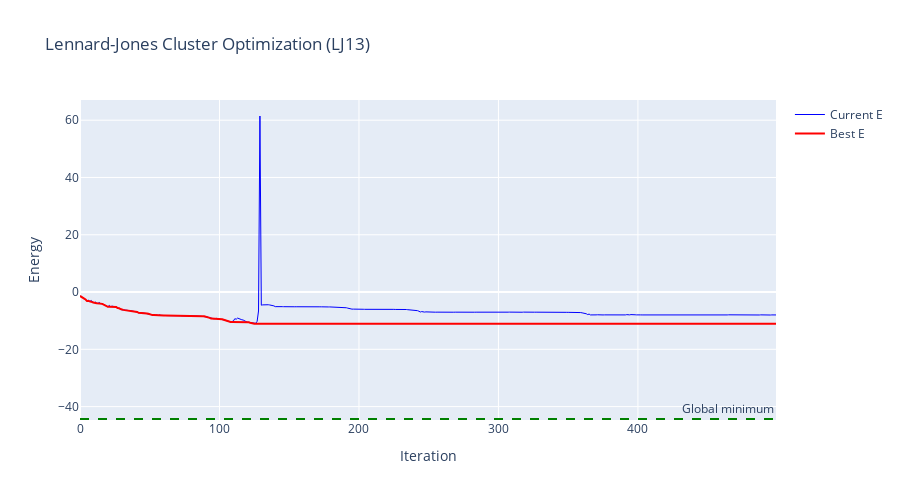

Notebook code cell kept with this figure:
### Markdown cell above
### Visualize LJ Optimization Results

### Code cell
# Plot energy evolution
t_lj = [h['t'] for h in history_lj]
E_lj = [h['E'] for h in history_lj]
E_best_lj = [h['E_best'] for h in history_lj]

fig = go.Figure()
fig.add_trace(go.Scatter(x=t_lj, y=E_lj, mode='lines', name='Current E', line=dict(color='blue', width=1)))
fig.add_trace(go.Scatter(x=t_lj, y=E_best_lj, mode='lines', name='Best E', line=dict(color='red', width=2)))
fig.add_hline(y=-44.327, line_dash="dash", annotation_text="Global minimum", line_color="green")

fig.update_layout(
    title="Lennard-Jones Cluster Optimization (LJ13)",
    xaxis_title="Iteration",
    yaxis_title="Energy",
    width=900,
    height=500,
)
fig.show()

### Figure 1 — Plotly figure (JSON) as saved in the notebook; plotly's stock layout.template omitted (floating-point values rounded to 4 significant figures; data arrays with more than 128 entries replaced by an {"elided": "..."} marker saying what was removed)
{"data": [{"line": {"color": "blue", "width": 1}, "mode": "lines", "name": "Current E", "type": "scatter", "x": {"elided": "500 int values"}, "y": {"elided": "500 float values"}}, {"line": {"color": "red", "width": 2}, "mode": "lines", "name": "Best E", "type": "scatter", "x": {"elided": "500 int values"}, "y": {"elided": "500 float values"}}], "layout": {"annotations": [{"showarrow": false, "text": "Global minimum", "x": 1, "xanchor": "right", "xref": "x domain", "y": -44.33, "yanchor": "bottom", "yref": "y"}], "height": 500, "shapes": [{"line": {"color": "green", "dash": "dash"}, "type": "line", "x0": 0, "x1": 1, "xref": "x domain", "y0": -44.33, "y1": -44.33, "yref": "y"}], "title": {"text": "Lennard-Jones Cluster Optimization (LJ13)"}, "width": 900, "xaxis": {"title": {"text": "Iteration"}}, "yaxis": {"title": {"text": "Energy"}}}}
